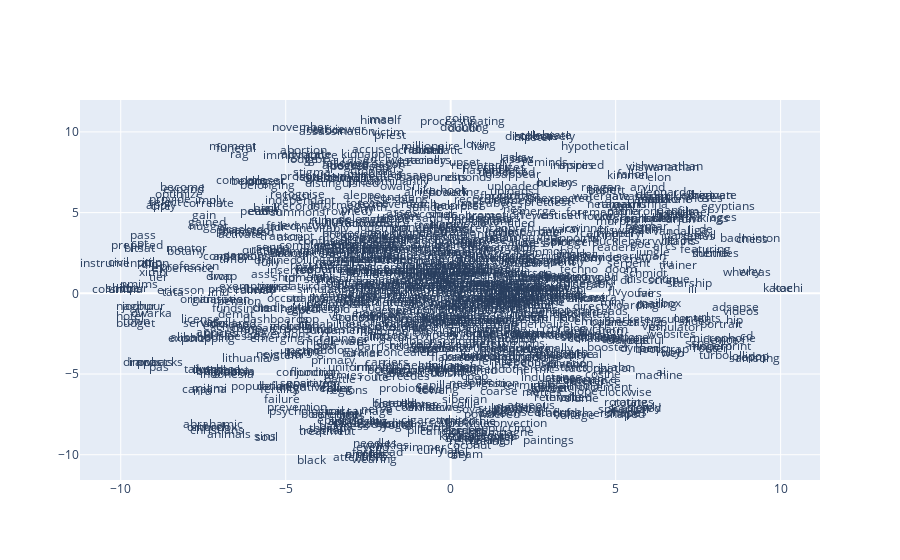

Write notebook code for a chart like this one.
### Code cell
import plotly.graph_objs as go
from plotly.offline import iplot, init_notebook_mode

# Aktivuje offline režim pro plotly v Google Colabu
init_notebook_mode(connected=True)

# Plot
trace = go.Scatter(
    x = Y[:,0],
    y = Y[:,1],
    text = list(wanted_vocab),
    mode='text'
)

data = [trace]

# Plot a zobrazí se v Colabu
iplot(data)

### Figure 1 — Plotly figure (JSON) as saved in the notebook; plotly's stock layout.template omitted (floating-point values rounded to 4 significant figures; data arrays with more than 128 entries replaced by an {"elided": "..."} marker saying what was removed)
{"data": [{"mode": "text", "text": {"elided": "1000 str values"}, "x": {"elided": "1000 float values"}, "y": {"elided": "1000 float values"}, "type": "scatter"}], "layout": {}}
